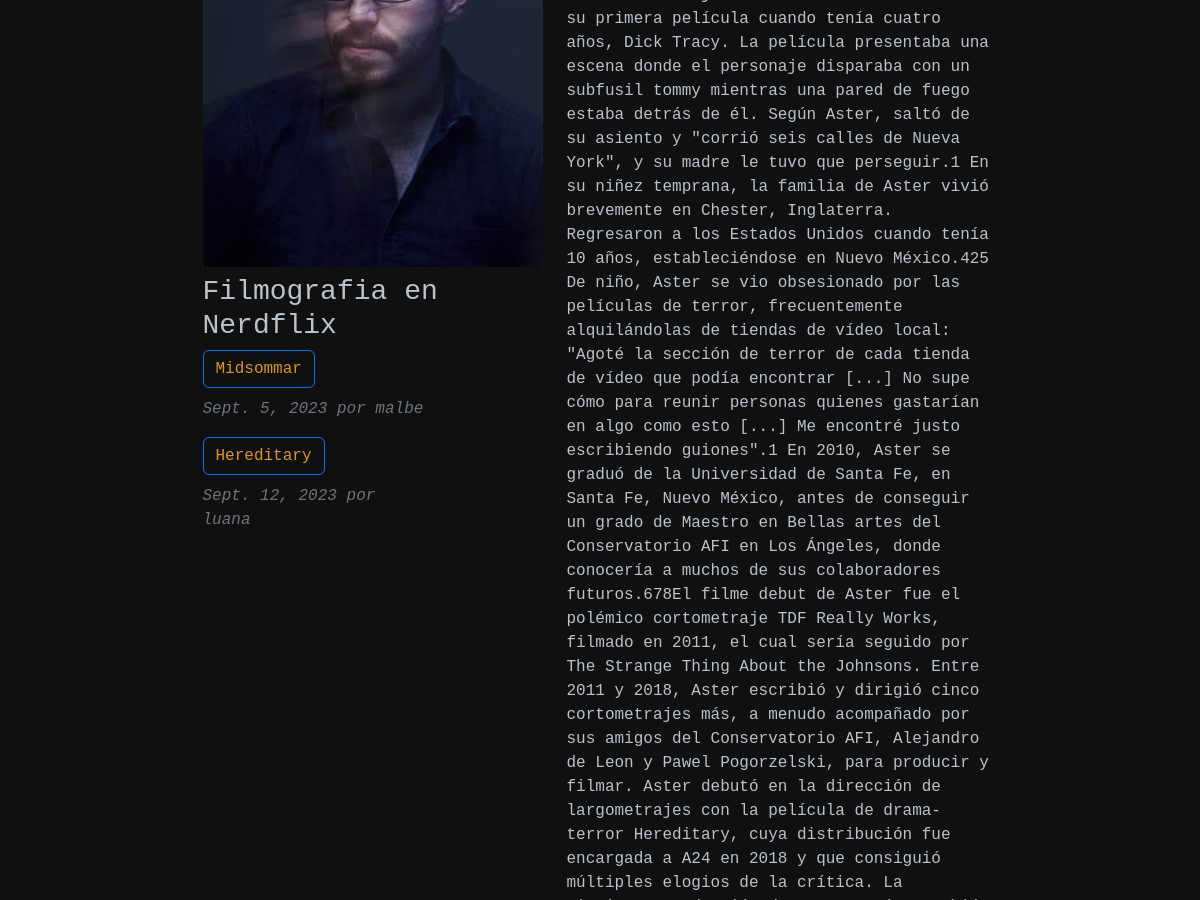
The app's page /directores-detalle/ari-aster (signed in, middle part), older data.
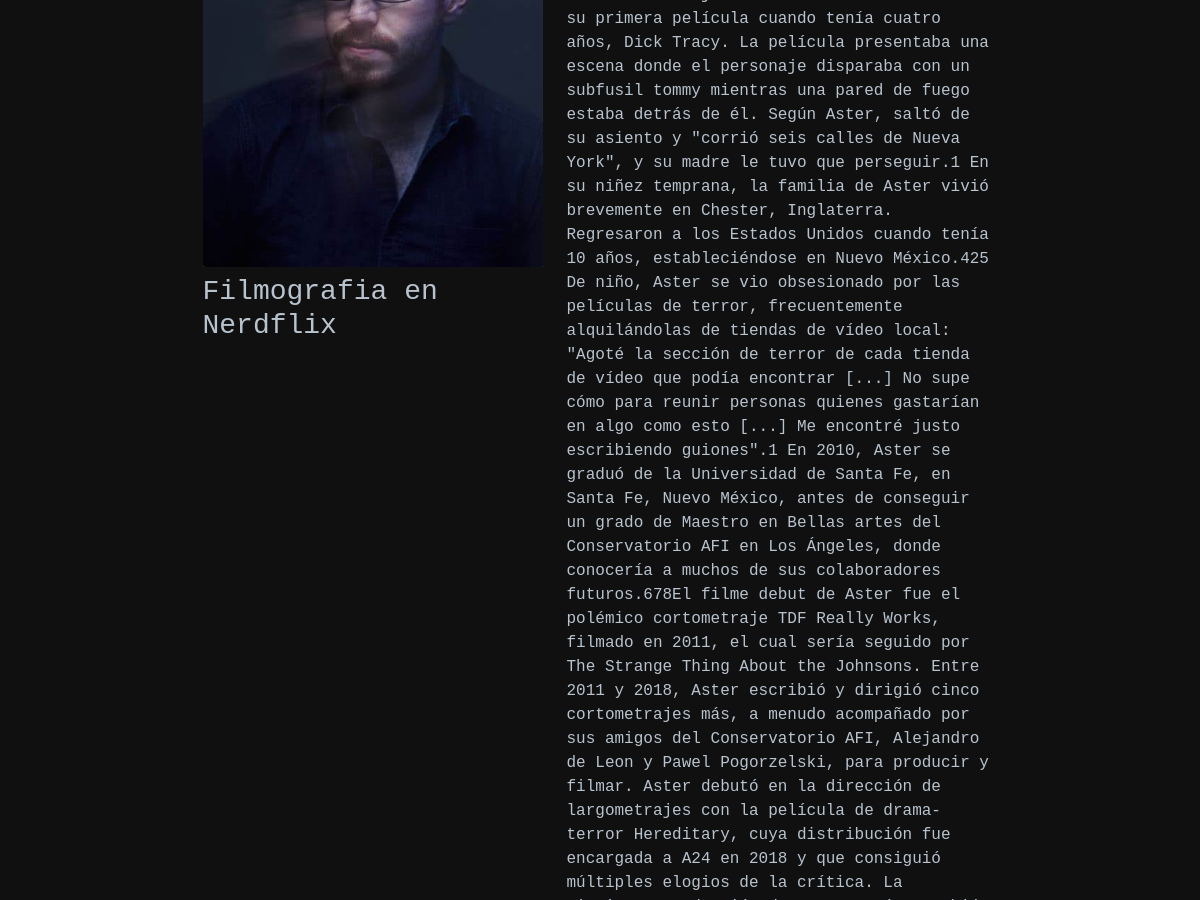
The same page, newer data.
### AppCoder/models.py (models this page shows, shortened)
class Peliculas(models.Model):
    titulo =models.CharField(max_length=50)
    slug = models.SlugField(unique=True,null=True)
    fecha_creacion=models.DateField(auto_now_add=True)
    genero= models.ManyToManyField(Generos)
    año=models.IntegerField(blank=True,null=True)
    director = models.ForeignKey(Directores,on_delete=models.CASCADE,null=True)
    reseña = models.TextField(null=True)
    autor_reseña= models.ForeignKey(User,on_delete=models.CASCADE,null=True)
    cover = models.ImageField(null=True)
    imagen = models.ImageField(null=True)
    video_link = EmbedVideoField(blank=True,null=True)
    destacada= models.BooleanField(default=False)

### AppCoder/views.py (the view)
# urls.py: path('directores-detalle/<slug:slug>',DirectoresDetalle.as_view(),name='directores_detalle'),
class DirectoresDetalle(LoginRequiredMixin,DetailView):
     model = Directores
     template_name= 'AppCoder/directores_detalle.html'
     def get_context_data(self, **kwargs):
        query=self.request.path.replace('/directores-detalle/','')
        context = super().get_context_data(**kwargs)
        context['peliculas']=Peliculas.objects.filter(director__slug=query)
        return context

### AppCoder/context_processors.py (called while the page is built)
def generos_contexto(request):
    generos=Generos.objects.all()
    return {
        'generos':generos
    }

### AppCoder/templates/AppCoder/directores_detalle.html (shortened to what this page needs)
{% extends "Base.html" %}
{% load static %}
{% block contenidoQueCambia %}
    <br>
    <br>
        <section id="about" class="about">
          <div class="container">
            <div class="row gy-4 justify-content-center">
              <div class="col-lg-4">
                <img src="{{ directores.imagen.url }}"href="" class="img-fluid" alt="">
                <div class="section-header">
                    <h3>Filmografia en Nerdflix</h3>
                    {% for pelicula in peliculas %}
                    <div class="col-xl-8 ">
                    <div class="gallery-item h-100">
                        <h2><button class=" btn btn-outline-primary"> <a href="{% url 'peliculas_detalle' pelicula.slug %}">{{ pelicula.titulo }}</a></h2></button>
                        <div class="text-muted fst-italic mb-2"> {{ pelicula.fecha_creacion}} por {{ pelicula.autor_reseña}}</div>
                    </div>
                    </div>
                    {% endfor %}
                  </div>
              </div>
              <div class="col-lg-5 content">
                <p class="m-0">
                </p>
              </div>
            </div>
          </div>
        </section>
    <br>
    <br>
    <br>
{% endblock %}

Row changes from the older to the newer data that the page shows:
removed Peliculas: titulo "Midsommar", fecha_creacion "Sept. 5, 2023", autor_reseña "malbe"
removed Peliculas: titulo "Hereditary", fecha_creacion "Sept. 12, 2023", autor_reseña "luana"
